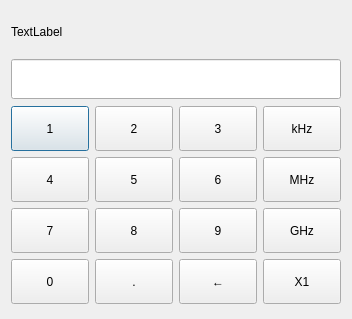
<?xml version="1.0" encoding="UTF-8"?>
<ui version="4.0">
 <class>Dialog</class>
 <widget class="QDialog" name="Dialog">
  <property name="geometry">
   <rect>
    <x>0</x>
    <y>0</y>
    <width>352</width>
    <height>319</height>
   </rect>
  </property>
  <property name="windowTitle">
   <string>Dialog</string>
  </property>
  <layout class="QVBoxLayout" name="verticalLayout">
   <item>
    <widget class="QLabel" name="label">
     <property name="sizePolicy">
      <sizepolicy hsizetype="Preferred" vsizetype="Fixed">
       <horstretch>0</horstretch>
       <verstretch>0</verstretch>
      </sizepolicy>
     </property>
     <property name="minimumSize">
      <size>
       <width>0</width>
       <height>40</height>
      </size>
     </property>
     <property name="maximumSize">
      <size>
       <width>16777215</width>
       <height>16777215</height>
      </size>
     </property>
     <property name="text">
      <string>TextLabel</string>
     </property>
    </widget>
   </item>
   <item>
    <widget class="QLineEdit" name="lineEdit">
     <property name="minimumSize">
      <size>
       <width>0</width>
       <height>40</height>
      </size>
     </property>
    </widget>
   </item>
   <item>
    <layout class="QGridLayout" name="gridLayout">
     <item row="0" column="0">
      <widget class="QPushButton" name="pushButton">
       <property name="minimumSize">
        <size>
         <width>45</width>
         <height>45</height>
        </size>
       </property>
       <property name="text">
        <string>1</string>
       </property>
      </widget>
     </item>
     <item row="0" column="1">
      <widget class="QPushButton" name="pushButton_2">
       <property name="minimumSize">
        <size>
         <width>45</width>
         <height>45</height>
        </size>
       </property>
       <property name="text">
        <string>2</string>
       </property>
      </widget>
     </item>
     <item row="0" column="2">
      <widget class="QPushButton" name="pushButton_3">
       <property name="minimumSize">
        <size>
         <width>45</width>
         <height>45</height>
        </size>
       </property>
       <property name="text">
        <string>3</string>
       </property>
      </widget>
     </item>
     <item row="0" column="3">
      <widget class="QPushButton" name="pushButton_13">
       <property name="minimumSize">
        <size>
         <width>45</width>
         <height>45</height>
        </size>
       </property>
       <property name="text">
        <string>kHz</string>
       </property>
      </widget>
     </item>
     <item row="1" column="0">
      <widget class="QPushButton" name="pushButton_6">
       <property name="minimumSize">
        <size>
         <width>45</width>
         <height>45</height>
        </size>
       </property>
       <property name="text">
        <string>4</string>
       </property>
      </widget>
     </item>
     <item row="1" column="1">
      <widget class="QPushButton" name="pushButton_5">
       <property name="minimumSize">
        <size>
         <width>45</width>
         <height>45</height>
        </size>
       </property>
       <property name="text">
        <string>5</string>
       </property>
      </widget>
     </item>
     <item row="1" column="2">
      <widget class="QPushButton" name="pushButton_4">
       <property name="minimumSize">
        <size>
         <width>45</width>
         <height>45</height>
        </size>
       </property>
       <property name="text">
        <string>6</string>
       </property>
      </widget>
     </item>
     <item row="1" column="3">
      <widget class="QPushButton" name="pushButton_14">
       <property name="minimumSize">
        <size>
         <width>45</width>
         <height>45</height>
        </size>
       </property>
       <property name="text">
        <string>MHz</string>
       </property>
      </widget>
     </item>
     <item row="2" column="0">
      <widget class="QPushButton" name="pushButton_9">
       <property name="minimumSize">
        <size>
         <width>45</width>
         <height>45</height>
        </size>
       </property>
       <property name="text">
        <string>7</string>
       </property>
      </widget>
     </item>
     <item row="2" column="1">
      <widget class="QPushButton" name="pushButton_8">
       <property name="minimumSize">
        <size>
         <width>45</width>
         <height>45</height>
        </size>
       </property>
       <property name="text">
        <string>8</string>
       </property>
      </widget>
     </item>
     <item row="2" column="2">
      <widget class="QPushButton" name="pushButton_7">
       <property name="minimumSize">
        <size>
         <width>45</width>
         <height>45</height>
        </size>
       </property>
       <property name="text">
        <string>9</string>
       </property>
      </widget>
     </item>
     <item row="2" column="3">
      <widget class="QPushButton" name="pushButton_15">
       <property name="minimumSize">
        <size>
         <width>45</width>
         <height>45</height>
        </size>
       </property>
       <property name="text">
        <string>GHz</string>
       </property>
      </widget>
     </item>
     <item row="3" column="0">
      <widget class="QPushButton" name="pushButton_12">
       <property name="minimumSize">
        <size>
         <width>45</width>
         <height>45</height>
        </size>
       </property>
       <property name="text">
        <string>0</string>
       </property>
      </widget>
     </item>
     <item row="3" column="1">
      <widget class="QPushButton" name="pushButton_11">
       <property name="minimumSize">
        <size>
         <width>45</width>
         <height>45</height>
        </size>
       </property>
       <property name="text">
        <string>.</string>
       </property>
      </widget>
     </item>
     <item row="3" column="2">
      <widget class="QPushButton" name="pushButton_10">
       <property name="minimumSize">
        <size>
         <width>45</width>
         <height>45</height>
        </size>
       </property>
       <property name="text">
        <string>←</string>
       </property>
      </widget>
     </item>
     <item row="3" column="3">
      <widget class="QPushButton" name="pushButton_16">
       <property name="minimumSize">
        <size>
         <width>45</width>
         <height>45</height>
        </size>
       </property>
       <property name="text">
        <string>X1</string>
       </property>
      </widget>
     </item>
    </layout>
   </item>
  </layout>
 </widget>
 <resources/>
 <connections>
  <connection>
   <sender>pushButton</sender>
   <signal>clicked()</signal>
   <receiver>Dialog</receiver>
   <slot>changeEditText()</slot>
   <hints>
    <hint type="sourcelabel">
     <x>29</x>
     <y>128</y>
    </hint>
    <hint type="destinationlabel">
     <x>8</x>
     <y>84</y>
    </hint>
   </hints>
  </connection>
  <connection>
   <sender>pushButton_2</sender>
   <signal>clicked()</signal>
   <receiver>Dialog</receiver>
   <slot>changeEditText()</slot>
   <hints>
    <hint type="sourcelabel">
     <x>155</x>
     <y>128</y>
    </hint>
    <hint type="destinationlabel">
     <x>4</x>
     <y>60</y>
    </hint>
   </hints>
  </connection>
  <connection>
   <sender>pushButton_3</sender>
   <signal>clicked()</signal>
   <receiver>Dialog</receiver>
   <slot>changeEditText()</slot>
   <hints>
    <hint type="sourcelabel">
     <x>255</x>
     <y>118</y>
    </hint>
    <hint type="destinationlabel">
     <x>7</x>
     <y>121</y>
    </hint>
   </hints>
  </connection>
  <connection>
   <sender>pushButton_6</sender>
   <signal>clicked()</signal>
   <receiver>Dialog</receiver>
   <slot>changeEditText()</slot>
   <hints>
    <hint type="sourcelabel">
     <x>36</x>
     <y>173</y>
    </hint>
    <hint type="destinationlabel">
     <x>6</x>
     <y>159</y>
    </hint>
   </hints>
  </connection>
  <connection>
   <sender>pushButton_5</sender>
   <signal>clicked()</signal>
   <receiver>Dialog</receiver>
   <slot>changeEditText()</slot>
   <hints>
    <hint type="sourcelabel">
     <x>171</x>
     <y>173</y>
    </hint>
    <hint type="destinationlabel">
     <x>55</x>
     <y>165</y>
    </hint>
   </hints>
  </connection>
  <connection>
   <sender>pushButton_4</sender>
   <signal>clicked()</signal>
   <receiver>Dialog</receiver>
   <slot>changeEditText()</slot>
   <hints>
    <hint type="sourcelabel">
     <x>255</x>
     <y>158</y>
    </hint>
    <hint type="destinationlabel">
     <x>204</x>
     <y>174</y>
    </hint>
   </hints>
  </connection>
  <connection>
   <sender>pushButton_13</sender>
   <signal>clicked()</signal>
   <receiver>Dialog</receiver>
   <slot>changeEditText()</slot>
   <hints>
    <hint type="sourcelabel">
     <x>339</x>
     <y>118</y>
    </hint>
    <hint type="destinationlabel">
     <x>204</x>
     <y>174</y>
    </hint>
   </hints>
  </connection>
  <connection>
   <sender>pushButton_14</sender>
   <signal>clicked()</signal>
   <receiver>Dialog</receiver>
   <slot>changeEditText()</slot>
   <hints>
    <hint type="sourcelabel">
     <x>339</x>
     <y>167</y>
    </hint>
    <hint type="destinationlabel">
     <x>204</x>
     <y>174</y>
    </hint>
   </hints>
  </connection>
  <connection>
   <sender>pushButton_15</sender>
   <signal>clicked()</signal>
   <receiver>Dialog</receiver>
   <slot>changeEditText()</slot>
   <hints>
    <hint type="sourcelabel">
     <x>339</x>
     <y>212</y>
    </hint>
    <hint type="destinationlabel">
     <x>204</x>
     <y>174</y>
    </hint>
   </hints>
  </connection>
  <connection>
   <sender>pushButton_7</sender>
   <signal>clicked()</signal>
   <receiver>Dialog</receiver>
   <slot>changeEditText()</slot>
   <hints>
    <hint type="sourcelabel">
     <x>255</x>
     <y>218</y>
    </hint>
    <hint type="destinationlabel">
     <x>204</x>
     <y>174</y>
    </hint>
   </hints>
  </connection>
  <connection>
   <sender>pushButton_8</sender>
   <signal>clicked()</signal>
   <receiver>Dialog</receiver>
   <slot>changeEditText()</slot>
   <hints>
    <hint type="sourcelabel">
     <x>171</x>
     <y>221</y>
    </hint>
    <hint type="destinationlabel">
     <x>204</x>
     <y>174</y>
    </hint>
   </hints>
  </connection>
  <connection>
   <sender>pushButton_9</sender>
   <signal>clicked()</signal>
   <receiver>Dialog</receiver>
   <slot>changeEditText()</slot>
   <hints>
    <hint type="sourcelabel">
     <x>51</x>
     <y>232</y>
    </hint>
    <hint type="destinationlabel">
     <x>110</x>
     <y>174</y>
    </hint>
   </hints>
  </connection>
  <connection>
   <sender>pushButton_12</sender>
   <signal>clicked()</signal>
   <receiver>Dialog</receiver>
   <slot>changeEditText()</slot>
   <hints>
    <hint type="sourcelabel">
     <x>51</x>
     <y>289</y>
    </hint>
    <hint type="destinationlabel">
     <x>137</x>
     <y>174</y>
    </hint>
   </hints>
  </connection>
  <connection>
   <sender>pushButton_11</sender>
   <signal>clicked()</signal>
   <receiver>Dialog</receiver>
   <slot>changeEditText()</slot>
   <hints>
    <hint type="sourcelabel">
     <x>171</x>
     <y>280</y>
    </hint>
    <hint type="destinationlabel">
     <x>204</x>
     <y>174</y>
    </hint>
   </hints>
  </connection>
  <connection>
   <sender>pushButton_10</sender>
   <signal>clicked()</signal>
   <receiver>Dialog</receiver>
   <slot>changeEditText()</slot>
   <hints>
    <hint type="sourcelabel">
     <x>255</x>
     <y>280</y>
    </hint>
    <hint type="destinationlabel">
     <x>204</x>
     <y>174</y>
    </hint>
   </hints>
  </connection>
  <connection>
   <sender>pushButton_16</sender>
   <signal>clicked()</signal>
   <receiver>Dialog</receiver>
   <slot>changeEditText()</slot>
   <hints>
    <hint type="sourcelabel">
     <x>339</x>
     <y>272</y>
    </hint>
    <hint type="destinationlabel">
     <x>204</x>
     <y>174</y>
    </hint>
   </hints>
  </connection>
 </connections>
 <slots>
  <slot>changeEditText()</slot>
 </slots>
</ui>
